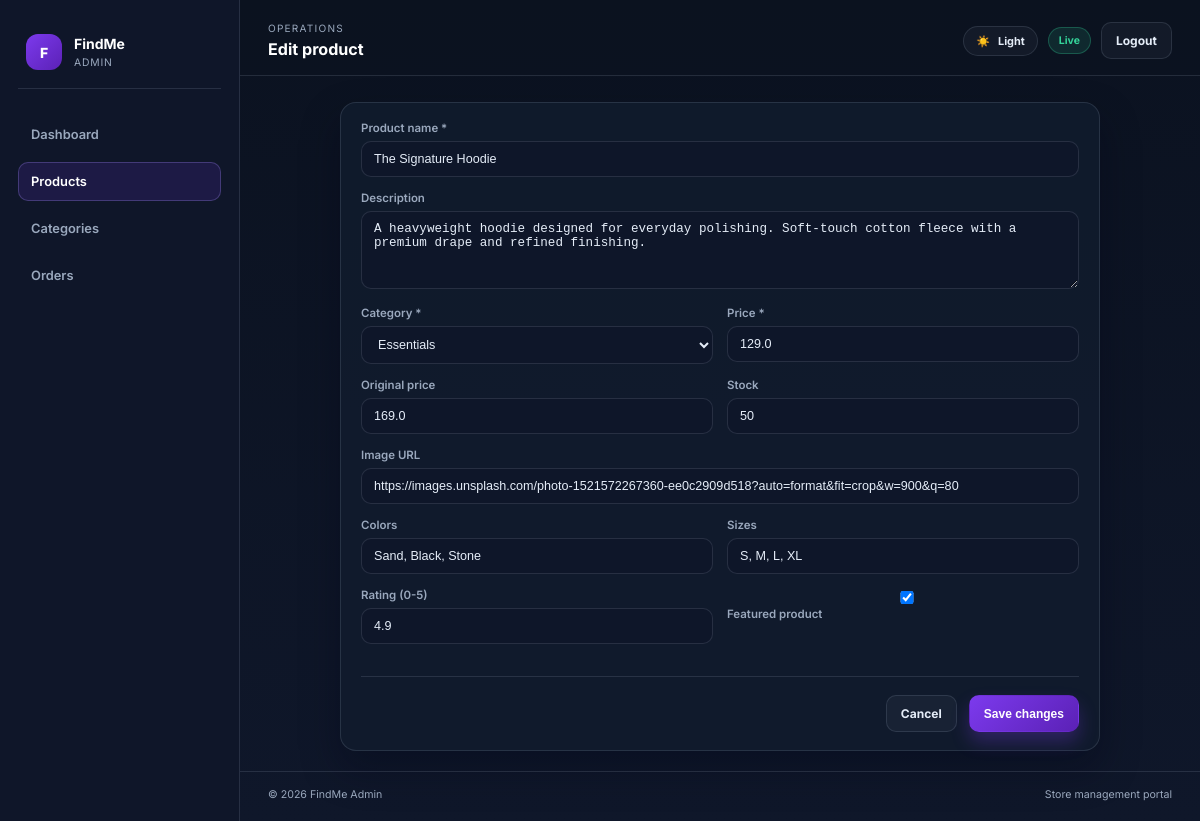
The page /admin/products/edit/1 (signed in) on the database its author committed.
### models.py (models this page shows)
class Product(db.Model):
    __tablename__ = 'products'
    id = db.Column(db.Integer, primary_key=True)
    name = db.Column(db.String(255), nullable=False)
    description = db.Column(db.Text)
    price = db.Column(db.Float, nullable=False)
    old_price = db.Column(db.Float)
    image = db.Column(db.String(500))
    gallery = db.Column(db.JSON)  # List of image URLs
    category_id = db.Column(db.Integer, db.ForeignKey('categories.id'), nullable=False)
    colors = db.Column(db.JSON)  # List of colors
    sizes = db.Column(db.JSON)  # List of sizes
    stock = db.Column(db.Integer, default=0)
    featured = db.Column(db.Boolean, default=False)
    rating = db.Column(db.Float, default=5.0)
    reviews_count = db.Column(db.Integer, default=0)
    created_at = db.Column(db.DateTime, default=datetime.utcnow)
    updated_at = db.Column(db.DateTime, default=datetime.utcnow, onupdate=datetime.utcnow)
    reviews = db.relationship('Review', backref='product', lazy=True, cascade='all, delete-orphan')
    order_items = db.relationship('OrderItem', backref='product', lazy=True)

class Category(db.Model):
    __tablename__ = 'categories'
    id = db.Column(db.Integer, primary_key=True)
    name = db.Column(db.String(120), unique=True, nullable=False)
    description = db.Column(db.Text)
    created_at = db.Column(db.DateTime, default=datetime.utcnow)
    products = db.relationship('Product', backref='category', lazy=True, cascade='all, delete-orphan')

### app.py (the view, shortened to what this page needs)
@app.route('/admin/products/edit/<int:product_id>', methods=['GET', 'POST'])
def admin_edit_product(product_id):
    if 'admin_id' not in session:
        return redirect(url_for('admin_login'))
    product = Product.query.get_or_404(product_id)
    categories = Category.query.all()
    return render_template('admin/edit_product.html', product=product, categories=categories)

### app.py (called while the page is built)
@app.context_processor
def inject_cart_data():
    cart = session.get('cart', {})
    item_count = sum(cart.values())
    subtotal = 0
    for product_id, quantity in cart.items():
        product = Product.query.get(int(product_id))
        if product:
            subtotal += product.price * quantity
    return {'cart_count': item_count, 'cart_subtotal': subtotal}

### templates/admin/edit_product.html (shortened to what this page needs)
{% extends 'admin/base.html' %}
{% block page_title %}Edit product{% endblock %}
{% block content %}
<div class="admin-panel" style="max-width: 760px; margin: 0 auto;">
  <form method="POST">
    <div class="form-group">
      <label>Product name *</label>
      <input type="text" name="name" value="{{ product.name }}" required />
    </div>
    <div class="form-group">
      <label>Description</label>
      <textarea name="description" rows="4">{{ product.description }}</textarea>
    </div>
    <div class="form-row">
      <div class="form-group">
        <label>Category *</label>
        <select name="category_id" required>
          {% for category in categories %}
            <option value="{{ category.id }}" {% if category.id == product.category_id %}selected{% endif %}>{{ category.name }}</option>
          {% endfor %}
        </select>
      </div>
      <div class="form-group">
        <label>Price *</label>
        <input type="number" name="price" step="0.01" value="{{ product.price }}" required />
      </div>
    </div>
    <div class="form-row">
      <div class="form-group">
        <label>Original price</label>
        <input type="number" name="old_price" step="0.01" value="{{ product.old_price or '' }}" />
      </div>
      <div class="form-group">
        <label>Stock</label>
        <input type="number" name="stock" value="{{ product.stock }}" />
      </div>
    </div>
    <div class="form-group">
      <label>Image URL</label>
      <input type="url" name="image" value="{{ product.image }}" />
    </div>
    <div class="form-row">
      <div class="form-group">
        <label>Colors</label>
        <input type="text" name="colors" value="{{ product.colors|join(', ') if product.colors else '' }}" />
      </div>
      <div class="form-group">
        <label>Sizes</label>
        <input type="text" name="sizes" value="{{ product.sizes|join(', ') if product.sizes else '' }}" />
      </div>
    </div>
    <div class="form-row">
      <div class="form-group">
        <label>Rating (0-5)</label>
        <input type="number" name="rating" min="0" max="5" step="0.1" value="{{ product.rating }}" />
      </div>
      <div class="form-group checkbox-row">
        <label class="checkbox-label"><input type="checkbox" name="featured" {% if product.featured %}checked{% endif %} /> Featured product</label>
      </div>
    </div>
    <div class="form-actions">
      <a href="{{ url_for('admin_products') }}" class="admin-button admin-button-secondary">Cancel</a>
      <button type="submit" class="admin-button admin-button-primary">Save changes</button>
    </div>
  </form>
</div>
{% endblock %}

### static/css/admin.css (style rules this page uses)
:root { --admin-bg: #0b1220; --admin-panel: #111827; --admin-panel-strong: #0f172a; --admin-card: #111c2d; --admin-line: rgba(148, 163, 184, 0.18); --admin-text: #e5edf8; --admin-muted: #9aa8bd; --admin-accent: #7c3aed; --admin-accent-soft: #a78bfa; --admin-success: #34d399; --admin-warning: #fbbf24; --admin-danger: #f87171; --admin-shadow: 0 18px 38px rgba(2, 6, 23, 0.35); }
* { box-sizing: border-box; }
html, body { margin: 0; min-height: 100%; font-family: "Inter", sans-serif; background: linear-gradient(180deg, var(--admin-bg) 0%, #0f172a 100%); color: var(--admin-text); font-size: 14px; }
body a { color: inherit; text-decoration: none; }
.admin-body { min-height: 100vh; }
.admin-button { display: inline-flex; align-items: center; justify-content: center; border-radius: 10px; border: 1px solid transparent; padding: 10px 14px; font-size: 0.86rem; font-weight: 700; cursor: pointer; transition: 0.2s ease; }
.admin-button-primary { background: linear-gradient(135deg, var(--admin-accent) 0%, #5b21b6 100%); color: white; box-shadow: 0 10px 18px rgba(124, 58, 237, 0.28); }
.admin-button-secondary, .admin-button-ghost { background: rgba(148, 163, 184, 0.06); border-color: var(--admin-line); color: var(--admin-text); }
.stat-card, .admin-panel, .category-card, .admin-login-card { background: rgba(17, 28, 45, 0.92); border: 1px solid var(--admin-line); border-radius: 16px; box-shadow: var(--admin-shadow); }
.admin-panel { padding: 18px 20px; }
.form-group { margin-bottom: 14px; }
.form-group label { display: block; margin-bottom: 6px; font-size: 0.82rem; color: var(--admin-muted); font-weight: 600; }
.form-group input, .form-group textarea, .form-group select { width: 100%; border: 1px solid var(--admin-line); background: rgba(15, 23, 42, 0.9); color: var(--admin-text); border-radius: 10px; padding: 10px 12px; font-size: 0.9rem; }
.form-group input::placeholder, .form-group textarea::placeholder { color: var(--admin-muted); }
.form-row { display: grid; grid-template-columns: repeat(2, minmax(0, 1fr)); gap: 14px; }
.form-actions { display: flex; justify-content: flex-end; gap: 12px; padding-top: 18px; margin-top: 18px; border-top: 1px solid var(--admin-line); }

### rows shown on the page
Product: name "The Signature Hoodie", description "A heavyweight hoodie designed for everyday polishing. Soft-touch cotton fleece with a premium drape and refined finishing.", category_id "Essentials", price "129.0", old_price "169.0", stock "50", image "https://images.unsplash.com/photo-1521572267360-ee0c2909d518?auto=format&fit=crop&w=900&q=80", colors "Sand, Black, Stone", sizes "S, M, L, XL", rating "4.9", featured "☑"
